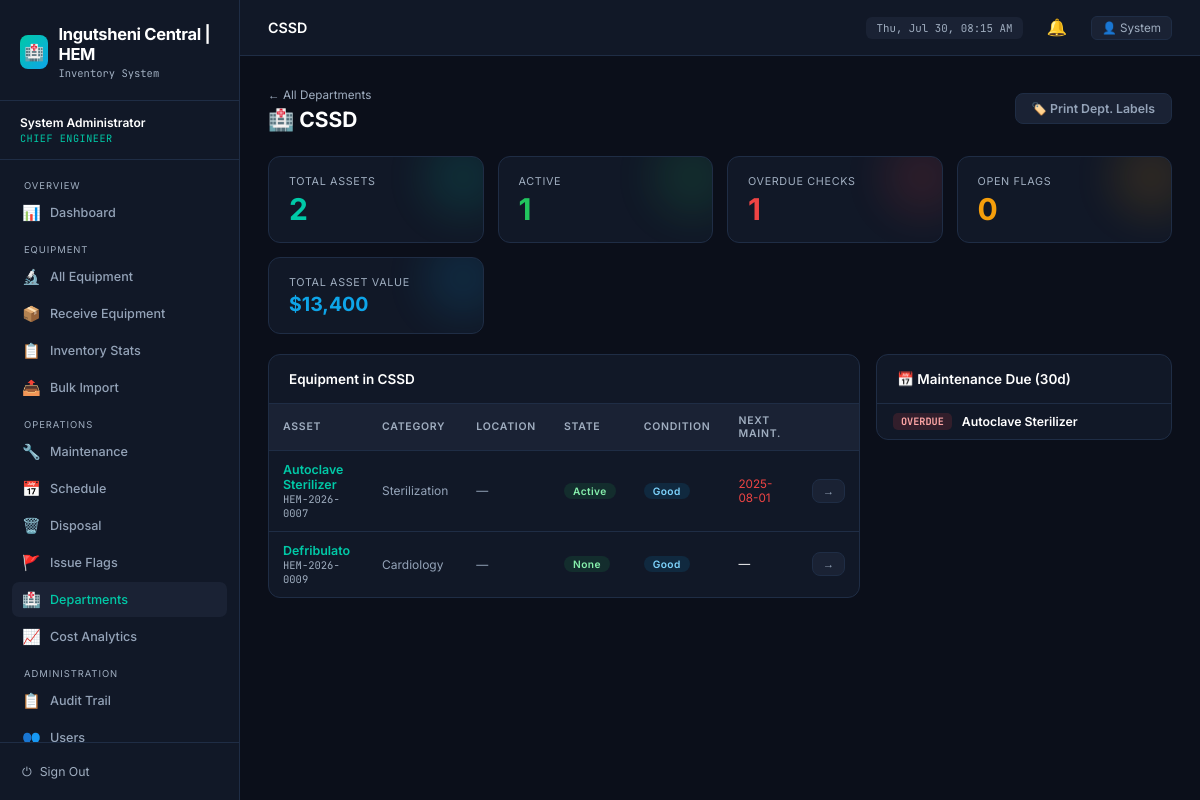
The app's page /department/CSSD (signed in) with its own data.
### tables this page shows
CREATE TABLE departments (id INTEGER PRIMARY KEY AUTOINCREMENT, name TEXT NOT NULL UNIQUE);

CREATE TABLE "equipment" (
            id INTEGER PRIMARY KEY AUTOINCREMENT, 
            asset_number TEXT NOT NULL, 
            name TEXT NOT NULL, 
            model TEXT, 
            manufacturer TEXT, 
            serial_number TEXT NOT NULL UNIQUE, 
            category TEXT, 
            department_id INTEGER, 
            location TEXT, 
            country_of_origin TEXT, 
            donor_name TEXT, 
            state TEXT DEFAULT "Active", 
            condition TEXT DEFAULT "Good", 
            purchase_date TEXT, 
            purchase_cost REAL, 
            warranty_expiry TEXT, 
            last_maintenance TEXT, 
            next_maintenance TEXT, 
            notes TEXT, 
            received_by_id INTEGER, 
            created_at TEXT, 
            updated_at TEXT, 
            location_id INTEGER, 
            quantity INTEGER DEFAULT 1, 
            FOREIGN KEY(department_id) REFERENCES departments(id)
        );

### run_production.py (the view)
@app.route('/department/<dept>')
@login_required
def department_detail(dept):
    equipment = query('''SELECT e.*, d.name as department_name, l.name as location_name
                         FROM equipment e
                         JOIN departments d ON e.department_id = d.id
                         LEFT JOIN locations l ON e.location_id = l.id
                         WHERE d.name = ?''', (dept,))
    stats_data = query('''SELECT COUNT(e.id) as total,
                                 SUM(CASE WHEN e.state="Active" THEN 1 ELSE 0 END) as active,
                                 SUM(CASE WHEN e.next_maintenance < date("now") THEN 1 ELSE 0 END) as overdue,
                                 SUM(e.purchase_cost) as value
                          FROM equipment e JOIN departments d ON e.department_id = d.id WHERE d.name = ?''', (dept,), one=True)
    open_flags_count = query('''SELECT COUNT(*) as count FROM issue_flags i
                                JOIN equipment e ON i.equipment_id=e.id
                                JOIN departments d ON e.department_id = d.id
                                WHERE d.name = ? AND i.status="Open"''', (dept,), one=True)['count']
    stats = {
        'total': stats_data['total'],
        'active': stats_data['active'],
        'overdue': stats_data['overdue'],
        'value': stats_data['value'] or 0,
        'open_flags': open_flags_count
    }
    maint_due = query('SELECT e.* FROM equipment e JOIN departments d ON e.department_id = d.id WHERE d.name = ? AND e.next_maintenance IS NOT NULL AND e.next_maintenance <= date("now", "+30 days")', (dept,))
    flags = query('''SELECT i.*, e.name as eq_name FROM issue_flags i
                     JOIN equipment e ON i.equipment_id=e.id
                     JOIN departments d ON e.department_id = d.id
                     WHERE d.name = ? AND i.status="Open"''', (dept,))
    return render_template('department_detail.html', dept=dept, equipment=equipment, stats=stats, maint_due=maint_due, flags=flags, state_badge=lambda x: 'badge-green', cond_badge=lambda x: 'badge-blue')

### run_production.py (called while the page is built)
def get_db():
    if 'db' not in g:
        g.db = sqlite3.connect(DATABASE)
        g.db.row_factory = sqlite3.Row
    return g.db

def query(sql, args=(), one=False):
    cur = get_db().execute(sql, args)
    rv = cur.fetchall()
    cur.close()
    return (rv[0] if rv else None) if one else rv

def login_required(f):
    @wraps(f)
    def decorated_function(*args, **kwargs):
        if 'user_id' not in session:
            return redirect(url_for('login'))
        return f(*args, **kwargs)
    return decorated_function

@app.template_filter('fmtdate')
def fmtdate(value, format='%Y-%m-%d'):
    if not value: return '—'
    try:
        if isinstance(value, str):
            dt = datetime.strptime(value.split(' ')[0], '%Y-%m-%d')
        else:
            dt = value
        return dt.strftime(format)
    except:
        return value

@app.context_processor
def utility_processor():
    def is_overdue(date_str):
        if not date_str: return False
        try:
            due_date = datetime.strptime(date_str, '%Y-%m-%d').date()
            return due_date < date.today()
        except: return False
    def state_badge(state):
        return {
            'Active': 'badge-green',
            'Under Maintenance': 'badge-yellow',
            'Pending Disposal': 'badge-red',
            'Disposed': 'badge-gray',
            'In Storage': 'badge-blue'
        }.get(state, 'badge-gray')
    def cond_badge(condition):
        return {
            'Good': 'badge-green',
            'Fair': 'badge-yellow',
            'Poor': 'badge-red'
        }.get(condition, 'badge-gray')
    return dict(is_overdue=is_overdue, state_badge=state_badge, cond_badge=cond_badge)

### templates/department_detail.html (shortened to what this page needs)
{% extends 'base.html' %}
{% block page_title %}{{ dept }}{% endblock %}
{% block content %}
<div style="display:flex;justify-content:space-between;align-items:center;margin-bottom:24px;flex-wrap:wrap;gap:12px">
  <div>
    <a href="{{ url_for('department_overview') }}" style="font-size:0.78rem;color:var(--text-muted);text-decoration:none">← All Departments</a>
    <h1 style="font-size:1.4rem;font-weight:700;margin-top:4px">🏥 {{ dept }}</h1>
  </div>
  <div style="display:flex;gap:8px">
    <a href="{{ url_for('qr_batch') }}?{% for e in equipment %}ids={{ e['id'] }}&{% endfor %}"
       class="btn btn-ghost" target="_blank">🏷️ Print Dept. Labels</a>
  </div>
</div>
<div class="stat-grid" style="margin-bottom:20px">
  <div class="stat-card teal"><div class="glow"></div>
    <div class="label">Total Assets</div><div class="value">{{ stats.total }}</div></div>
  <div class="stat-card green"><div class="glow"></div>
    <div class="label">Active</div><div class="value">{{ stats.active }}</div></div>
  <div class="stat-card red"><div class="glow"></div>
    <div class="label">Overdue Checks</div><div class="value">{{ stats.overdue }}</div></div>
  <div class="stat-card amber"><div class="glow"></div>
    <div class="label">Open Flags</div><div class="value">{{ stats.open_flags }}</div></div>
  {% if session.role != 'intern' %}
  <div class="stat-card blue"><div class="glow"></div>
    <div class="label">Total Asset Value</div>
    <div class="value" style="font-size:1.3rem">${{ '{:,.0f}'.format(stats.value) }}</div></div>
  {% endif %}
</div>
<div style="display:grid;grid-template-columns:2fr 1fr;gap:16px">
  <div style="display:flex;flex-direction:column;gap:16px">
    <div class="card">
      <div class="card-header"><h2>Equipment in {{ dept }}</h2></div>
      <div class="table-wrap">
        <table>
          <thead><tr><th>Asset</th><th>Category</th><th>Location</th><th>State</th><th>Condition</th><th>Next Maint.</th><th></th></tr></thead>
          <tbody>
            {% for eq in equipment %}
            <tr>
              <td>
                <a href="{{ url_for('equipment_detail', eq_id=eq['id']) }}" style="font-weight:600;color:var(--accent);text-decoration:none">{{ eq['name'] }}</a>
                <div style="font-size:0.7rem;color:var(--text-muted);font-family:'JetBrains Mono',monospace">{{ eq['asset_number'] }}</div>
              </td>
              <td style="color:var(--text-dim);font-size:0.8rem">{{ eq['category'] or '—' }}</td>
              <td style="color:var(--text-dim);font-size:0.8rem">{{ eq['location_name'] or '—' }}</td>
              <td><span class="badge {{ state_badge(eq['state']) }}">{{ eq['state'] }}</span></td>
              <td><span class="badge {{ cond_badge(eq['condition']) }}">{{ eq['condition'] }}</span></td>
              <td style="font-size:0.78rem">
                {% if eq['next_maintenance'] %}
                  {% if is_overdue(eq['next_maintenance']) %}
                    <span style="color:var(--danger)">{{ eq['next_maintenance']|fmtdate }}</span>
                  {% else %}{{ eq['next_maintenance']|fmtdate }}{% endif %}
                {% else %}—{% endif %}
              </td>
              <td><a href="{{ url_for('equipment_detail', eq_id=eq['id']) }}" class="btn btn-ghost btn-sm">→</a></td>
            </tr>
            {% endfor %}
          </tbody>
        </table>
      </div>
    </div>
  </div>
  <div style="display:flex;flex-direction:column;gap:16px">
    <div class="card">
      <div class="card-header"><h2>📅 Maintenance Due (30d)</h2></div>
      <div class="card-body" style="padding:0 16px">
        {% if maint_due %}
          {% for eq in maint_due %}
          <div class="maint-row">
            {% if is_overdue(eq['next_maintenance']) %}
            <span class="days-chip over-chip">OVERDUE</span>
            {% else %}
            <span class="days-chip soon-chip">{{ eq['next_maintenance']|fmtdate }}</span>
            {% endif %}
            <div style="flex:1;min-width:0">
              <a href="{{ url_for('equipment_detail', eq_id=eq['id']) }}" style="font-weight:600;color:var(--text);text-decoration:none;font-size:0.82rem;display:block;overflow:hidden;text-overflow:ellipsis;white-space:nowrap">{{ eq['name'] }}</a>
            </div>
          </div>
          {% endfor %}
        {% else %}
        <div style="padding:20px;text-align:center;color:var(--text-muted);font-size:0.82rem">✅ All clear for 30 days</div>
        {% endif %}
      </div>
    </div>
  </div>
</div>
{% endblock %}

### templates/base.html (style rules this page uses)
:root { --bg: #0b0f1a; --bg-card: #111827; --bg-raised: #1a2234; --border: #1f2d45; --border-hl: #2a3f60; --accent: #00c9a7; --accent-2: #0ea5e9; --warn: #f59e0b; --danger: #ef4444; --success: #22c55e; --text: #ffffff; --text-muted:#a0aec0; --text-dim: #94a3b8; --font-mono: 'JetBrains Mono', monospace; }
*, *::before, *::after { box-sizing: border-box; margin: 0; padding: 0; }
html { font-size: 15px; }
body { font-family: 'Inter', sans-serif; background: var(--bg); color: var(--text); min-height: 100vh; display: flex; }
.card { background: var(--bg-card); border: 1px solid var(--border); border-radius: 12px; overflow: hidden; }
.card-header { padding: 16px 20px; border-bottom: 1px solid var(--border); display: flex; align-items: center; gap: 12px; }
.card-header h2 { font-size: 0.9rem; font-weight: 600; }
.card-body { padding: 20px; }
.stat-grid { display: grid; grid-template-columns: repeat(auto-fill, minmax(170px, 1fr)); gap: 14px; }
.stat-card { background: var(--bg-card); border: 1px solid var(--border); border-radius: 12px; padding: 18px 20px; position: relative; overflow: hidden; }
.stat-card .label { font-size: 0.72rem; color: var(--text-muted); text-transform: uppercase; letter-spacing: 0.06em; }
.stat-card .value { font-size: 2rem; font-weight: 700; margin-top: 6px; line-height: 1; }
.stat-card .glow { position: absolute; top: -20px; right: -20px; width: 80px; height: 80px; border-radius: 50%; opacity: 0.12; filter: blur(20px); }
.stat-card.green .value { color: var(--success); }
.stat-card.green .glow { background: var(--success); }
.stat-card.blue .value { color: var(--accent-2); }
.stat-card.blue .glow { background: var(--accent-2); }
.stat-card.amber .value { color: var(--warn); }
.stat-card.amber .glow { background: var(--warn); }
.stat-card.red .value { color: var(--danger); }
.stat-card.red .glow { background: var(--danger); }
.stat-card.teal .value { color: var(--accent); }
.stat-card.teal .glow { background: var(--accent); }
.table-wrap { overflow-x: auto; }
table { width: 100%; border-collapse: collapse; font-size: 0.83rem; }
thead th { padding: 10px 14px; text-align: left; font-size: 0.7rem; font-weight: 600; text-transform: uppercase; letter-spacing: 0.07em; color: var(--text-muted); background: var(--bg-raised); border-bottom: 1px solid var(--border); }
tbody tr { border-bottom: 1px solid var(--border); transition: background 0.1s; }
tbody tr:last-child { border-bottom: none; }
tbody td { padding: 11px 14px; vertical-align: middle; }
.badge { display: inline-block; padding: 2px 9px; border-radius: 99px; font-size: 0.68rem; font-weight: 600; letter-spacing: 0.04em; }
.badge-green { background: rgba(34,197,94,.12); color: #86efac; }
.badge-blue { background: rgba(14,165,233,.12); color: #7dd3fc; }
.btn { display: inline-flex; align-items: center; gap: 6px; padding: 7px 16px; border-radius: 8px; border: none; font-size: 0.82rem; font-weight: 600; cursor: pointer; text-decoration: none; transition: opacity 0.15s, transform 0.1s; }
.btn-ghost { background: var(--bg-raised); color: var(--text-dim); border: 1px solid var(--border); }
.btn-sm { padding: 4px 10px; font-size: 0.75rem; }

### templates/department_detail.html (style rules this page uses)
.maint-row { display:flex; align-items:center; gap:10px; padding:9px 0; border-bottom:1px solid var(--border); font-size:0.82rem; }
.maint-row:last-child { border-bottom:none; }
.days-chip { font-family:'JetBrains Mono',monospace; font-size:0.68rem; font-weight:700; padding:2px 8px; border-radius:5px; white-space:nowrap; }
.over-chip { background:rgba(239,68,68,.15); color:#fca5a5; }

### records on screen
departments: name "CSSD"
equipment: name "Autoclave Sterilizer", asset_number "HEM-2026-0007", category "Sterilization", eq "—", state "Active", condition "Good", next_maintenance|fmtdate "2025-08-01", shows "OVERDUE"
equipment: name "Defribulato", asset_number "HEM-2026-0009", category "Cardiology", eq "—", state "None", condition "Good"

### other values on screen
{{ session.full_name }} "System Administrator"
{{ session.role | replace('_', ' ') }} "CHIEF ENGINEER"
{{ session.full_name.split()[0] }} "System"
{{ stats.total }} "2"
{{ stats.active }} "1"
{{ stats.overdue }} "1"
{{ stats.open_flags }} "0"
{{ '{:,.0f}'.format(stats.value) }} "13,400"
